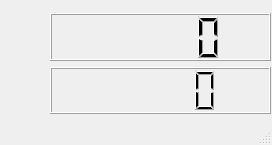
<?xml version="1.0" encoding="UTF-8"?>
<ui version="4.0">
 <class>MainWindow</class>
 <widget class="QMainWindow" name="MainWindow">
  <property name="geometry">
   <rect>
    <x>0</x>
    <y>0</y>
    <width>272</width>
    <height>145</height>
   </rect>
  </property>
  <property name="windowTitle">
   <string>MainWindow</string>
  </property>
  <widget class="QWidget" name="centralwidget">
   <widget class="QWidget" name="">
    <property name="geometry">
     <rect>
      <x>50</x>
      <y>13</y>
      <width>221</width>
      <height>101</height>
     </rect>
    </property>
    <layout class="QVBoxLayout" name="verticalLayout">
     <item>
      <widget class="QLCDNumber" name="therm_c"/>
     </item>
     <item>
      <widget class="QLCDNumber" name="therm_f"/>
     </item>
    </layout>
   </widget>
  </widget>
  <widget class="QStatusBar" name="statusbar"/>
 </widget>
 <resources/>
 <connections/>
</ui>
